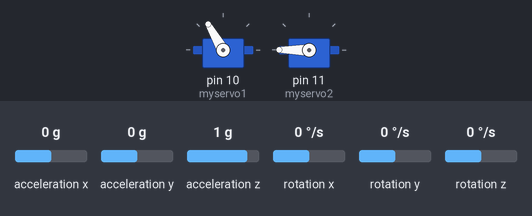
Recording of a sketch running on a simulated Arduino Uno, built with avr-gcc and run on an emulated ATmega328P. On the bench: 2 × servo. Wiring (inferred from the names in the program): MPU-6050 motion sensor at I2C address 0x68. The test bench sets the inputs (shaded band); at power-on: acceleration x 0 g, acceleration y 0 g, acceleration z 1 g, rotation x 0 °/s, rotation y 0 °/s, rotation z 0 °/s.

Above: at 1.2 s.
1.3 s: acceleration x set to 0.8 g
At 2.6 s:
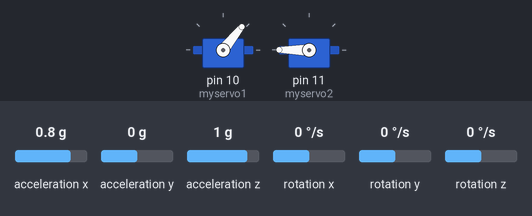
3.3 s: acceleration x set to -0.8 g
At 4.8 s:
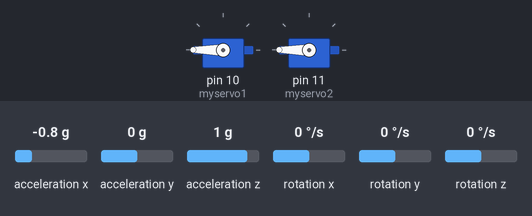
5.1 s: acceleration x set to 1.4 g
At 6.5 s:
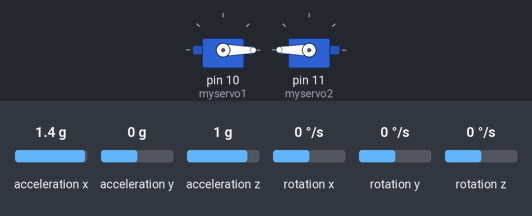
Timing chart, 0 to 8.1 s (numbered marks = the images above; inputs shaded):
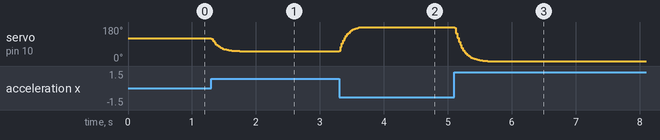

The sketch:

code2.ino
```cpp
#include<Wire.h>
#include <Servo.h>
const int MPU_addr=0x68; // I2C address of the MPU-6050
int16_t AcX,AcY,AcZ,Tmp,GyX,GyY,GyZ;
float delta_t = 0.005;
float pitchAcc,rollAcc, pitch, roll, pitched;
float P_CompCoeff= 0.98;
// ============= INITIAL SETUP ===========================================
Servo myservo1, myservo2;
void setup(){
Wire.begin();
Wire.beginTransmission(MPU_addr);
Wire.write(0x6B); // PWR_MGMT_1 register
Wire.write(0); // set to zero (wakes up the MPU-6050)
Wire.endTransmission(true);
Serial.begin(115200);
myservo1.attach(10);
myservo2.attach(11);
}
// ============= MAIN LOOP ===============================================
void loop(){
Wire.beginTransmission(MPU_addr);
Wire.write(0x3B); // starting with register 0x3B (ACCEL_XOUT_H)
Wire.endTransmission(false);
Wire.requestFrom(MPU_addr,14,true); // request a total of 14 registers
AcX=Wire.read()<<8|Wire.read(); // 0x3B (ACCEL_XOUT_H) & 0x3C (ACCEL_XOUT_L)
AcY=Wire.read()<<8|Wire.read(); // 0x3D (ACCEL_YOUT_H) & 0x3E (ACCEL_YOUT_L)
AcZ=Wire.read()<<8|Wire.read(); // 0x3F (ACCEL_ZOUT_H) & 0x40 (ACCEL_ZOUT_L)
GyX=Wire.read()<<8|Wire.read(); // 0x43 (GYRO_XOUT_H) & 0x44 (GYRO_XOUT_L)
GyY=Wire.read()<<8|Wire.read(); // 0x45 (GYRO_YOUT_H) & 0x46 (GYRO_YOUT_L)
GyZ=Wire.read()<<8|Wire.read(); // 0x47 (GYRO_ZOUT_H) & 0x48 (GYRO_ZOUT_L)
//Complementary filter
long squaresum_P=((long)GyY*GyY+(long)AcY*AcY);
long squaresum_R=((long)GyX*GyX+(long)AcX*AcX);
pitch+=((-AcY/40.8f)*(delta_t));
roll+=((-AcX/45.8f)*(delta_t)); //32.8
pitchAcc= atan((AcY/sqrt(squaresum_P))*RAD_TO_DEG);
rollAcc =atan((AcX/sqrt(squaresum_R))*RAD_TO_DEG);
pitch =(P_CompCoeff*pitch + (1.0f-P_CompCoeff)*pitchAcc); //pitch =P_CompCoeff*pitch + (1.0f-P_CompCoeff)*pitchAcc;
roll =(P_CompCoeff*roll + (1.0f-P_CompCoeff)*rollAcc);
/*
if-statements to make the roll command go to where it is meant to go,
i.e clockwise/counterclockwise rotation
*/
if (pitch < -158)
{
pitched = abs(pitch + 158);
pitched = pitched - 158;
}
else if (pitch > -156)
{
pitched = abs(156 + pitch);
pitched = -156 - pitched;
}
//locked movement for upward direction of pitch
if (pitched < -240)
{
    pitched = -240;
}
//Servo commands, roll/pitch + nr, where nr is compensation for mounting to start horizontally
myservo1.write((roll + 120));
myservo2.write(pitched + 340);
}
```

Measured:
- after the input at 1.3 s, servo on pin 10 (myservo1): moves from 120° to 51° over 0.56 s, starting at once
- after the input at 3.3 s, servo on pin 10 (myservo1): moves from 51° to 180° over 0.32 s, starting at once
- after the input at 5.1 s, servo on pin 10 (myservo1): moves from 180° to 0° over 0.52 s, starting at once
